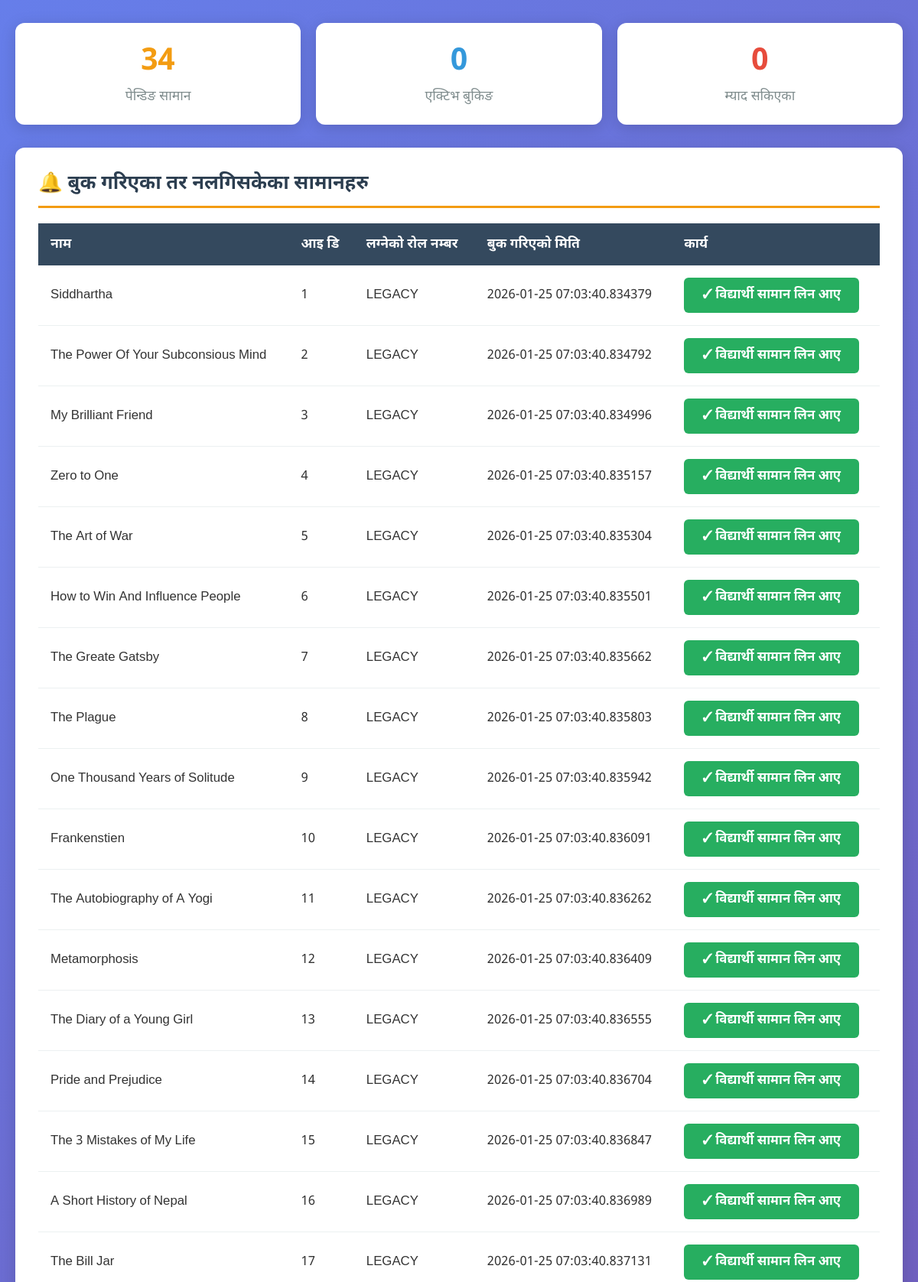
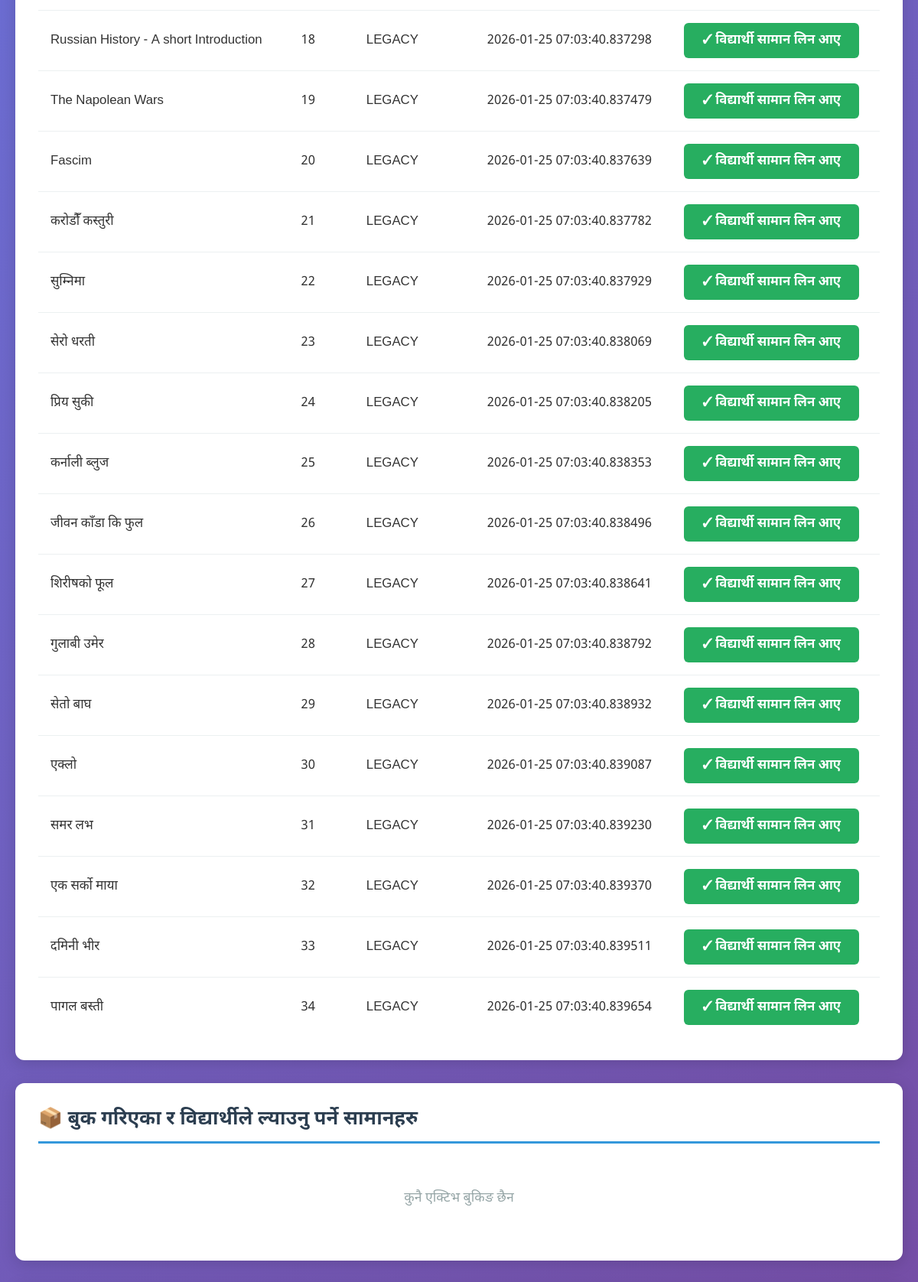
/library/arena (signed in, upper part), run on the app's committed database (2 pictures, top to bottom).
### models.py (models this page shows)
class Item(Base):
    __tablename__ = "items"
    id = Column(Integer, primary_key=True)
    name = Column(String, nullable=False)
    description = Column(String)
    image_path = Column(String, nullable=True)
    available = Column(Boolean, default=True)
    hold_time = Column(Integer, default=3)  # Max-days before return must be done
    occupy_time = Column(Integer, default=15) # Max-days after booking item must be taken
    catagory = Column(Integer,default = 0)
    bookings = relationship("Booking", back_populates="item")

class Booking(Base):
    __tablename__ = "bookings"
    id = Column(Integer, primary_key=True)
    user_email = Column(String, nullable=False)
    booked_date = Column(DateTime, default=datetime.now())
    occupied_date = Column(DateTime, nullable=True)
    on_hold_state = Column(Boolean, default=True)
    on_occupied_state = Column(Boolean, default=False)
    is_expired = Column(Boolean, default=False)
    is_history = Column(Boolean, default = False) # means is part of history, currently not booked, part of history
    item_id = Column(Integer, ForeignKey("items.id"))
    item = relationship("Item", back_populates="bookings")

### app.py (the view, shortened to what this page needs)
@app.route("/library/arena")
def admin_dashboard():
    if not session.get("logged_in"):
        flash("You are not authenticated")
        return redirect("/library/campusend")
    db = get_db()
    now = datetime.utcnow()
    for item in get_items_on_hold(db):
        booking = item.bookings[-1]
        if (now - booking.booked_date).days > item.hold_time:
            booking.is_expired = True
            booking.on_hold_state = False
            item.available = True
    for item in get_items_on_occupy(db):
        booking = item.bookings[-1]
        if booking.occupied_date and (
            (now - booking.occupied_date).days > item.occupy_time
        ):
            booking.is_expired = True
    db.commit()
    hold_items = []
    for item in get_items_on_hold(db):
        b = item.bookings[-1]
        hold_items.append([
            item.name,
            item.image_path,
            b.user_email[:9].upper(),
            b.booked_date,
            item.id
        ])
    return_items = []
    expired_items = []
    db.close()
    return render_template(
        "dashboard.html",
        items=hold_items,
        returns=return_items,
        expired=expired_items
    )

### app.py (called while the page is built)
def get_db():
    return SessionLocal()

### models.py (called while the page is built)
def get_items_on_hold(db):
    return db.query(Item).join(Booking).filter(
        Booking.on_hold_state == True,
        Booking.is_expired == False
    ).all()

def get_items_on_occupy(db):
    return db.query(Item).join(Booking).filter(
        Booking.on_occupied_state == True,
        Booking.is_expired == False
    ).all()

### templates/dashboard.html (shortened to what this page needs)
<!DOCTYPE html>
<html lang="ne">
<head>
</head>
<body>
    <div class="container">
        <div class="stats-grid">
            <div class="stat-card stat-pending">
                <div class="stat-number">{{ items|length if items else 0 }}</div>
                <div class="stat-label">पेन्डिङ सामान</div>
            </div>
            <div class="stat-card stat-active">
                <div class="stat-number">{{ returns|length if returns else 0 }}</div>
                <div class="stat-label">एक्टिभ बुकिङ</div>
            </div>
            <div class="stat-card stat-expired">
                <div class="stat-number">{{ expired|length if expired else 0 }}</div>
                <div class="stat-label">म्याद सकिएका</div>
            </div>
        </div>
        <div class="section section-pending">
            <h2 class="section-title">🔔 बुक गरिएका तर नलगिसकेका सामानहरु</h2>
            <div class="table-wrapper">
                {% if items and items|length > 0 %}
                <table>
                    <thead>
                        <tr>
                            <th>नाम</th>
                            <th>आइ डि</th>
                            <th>लग्नेको रोल नम्बर</th>
                            <th>बुक गरिएको मिति</th>
                            <th>कार्य</th>
                        </tr>
                    </thead>
                    <tbody>
                        {% for item in items %}
                        <tr>
                            <td data-label="नाम">{{ item[0] }}</td>
                            <td data-label="आइ डि">{{ item[4] }}</td>
                            <td data-label="रोल नम्बर">{{ item[2] }}</td>
                            <td data-label="बुक मिति">{{ item[3] }}</td>
                            <td data-label="कार्य">
                                <button onclick="pass_ownership({{ item[4] }})" class="btn btn-pickup">
                                    ✓ विद्यार्थी सामान लिन आए
                                </button>
                            </td>
                        </tr>
                        {% endfor %}
                    </tbody>
                </table>
                {% else %}
                <div class="empty-state">कुनै पेन्डिङ सामान छैन</div>
                {% endif %}
            </div>
        </div>
        <div class="section section-active">
            <h2 class="section-title">📦 बुक गरिएका र विद्यार्थीले ल्याउनु पर्ने सामानहरु</h2>
            <div class="table-wrapper">
                {% if returns and returns|length > 0 %}
                <table>
                    <thead>
                        <tr>
                            <th>नाम</th>
                            <th>आइ डि</th>
                            <th>लानेको रोल नं</th>
                            <th>समय बाँकी</th>
                            <th>कार्य</th>
                        </tr>
                    </thead>
                    <tbody>
                        {% for item in returns %}
                        <tr>
                            <td data-label="नाम">{{ item[0] }}</td>
                            <td data-label="आइ डि">{{ item[4] }}</td>
                            <td data-label="रोल नं">{{ item[2] }}</td>
                            <td data-label="समय बाँकी">
                                <span class="status-badge status-info">{{ item[3] }}</span>
                            </td>
                            <td data-label="कार्य">
                                <button onclick="return_ownership({{ item[4] }})" class="btn btn-return">
                                    ← विद्यार्थी सामान पुर्याउन आए
                                </button>
                            </td>
                        </tr>
                        {% endfor %}
                    </tbody>
                </table>
                {% else %}
                <div class="empty-state">कुनै एक्टिभ बुकिङ छैन</div>
                {% endif %}
            </div>
        </div>
    </div>
</body>
</html>

### templates/dashboard.html (style rules this page uses)
* { margin: 0; padding: 0; box-sizing: border-box; }
body { font-family: 'Noto Sans Devanagari', 'Mukta', 'Kalimati', sans-serif; background: linear-gradient(135deg, #667eea 0%, #764ba2 100%); min-height: 100vh; padding: 30px 20px; color: #333; }
.container { max-width: 1400px; margin: 0 auto; }
.section { background: white; padding: 30px; border-radius: 12px; margin-bottom: 30px; box-shadow: 0 4px 20px rgba(0,0,0,0.15); }
.section-title { font-size: 1.6rem; color: #2c3e50; margin-bottom: 20px; padding-bottom: 12px; border-bottom: 3px solid #667eea; font-weight: 700; }
.section-pending .section-title { border-bottom-color: #f39c12; }
.section-active .section-title { border-bottom-color: #3498db; }
.table-wrapper { overflow-x: auto; }
table { width: 100%; border-collapse: collapse; font-size: 1.05rem; }
thead th { background: #34495e; color: white; padding: 16px; text-align: left; font-weight: 600; font-size: 1.1rem; white-space: nowrap; }
tbody td { padding: 16px; border-bottom: 1px solid #ecf0f1; font-size: 1.05rem; }
tbody tr { transition: background 0.2s; }
tbody tr:last-child td { border-bottom: none; }
.empty-state { text-align: center; padding: 40px; color: #95a5a6; font-size: 1.1rem; }
.btn { padding: 12px 24px; border: none; border-radius: 6px; font-size: 1.05rem; font-weight: 600; cursor: pointer; transition: all 0.2s; font-family: inherit; white-space: nowrap; }
.btn-pickup { background: #27ae60; color: white; }
.stats-grid { display: grid; grid-template-columns: repeat(auto-fit, minmax(250px, 1fr)); gap: 20px; margin-bottom: 30px; }
.stat-card { background: white; padding: 25px; border-radius: 12px; box-shadow: 0 4px 20px rgba(0,0,0,0.15); text-align: center; }
.stat-number { font-size: 2.5rem; font-weight: 700; margin-bottom: 8px; }
.stat-label { color: #7f8c8d; font-size: 1.1rem; }
.stat-pending .stat-number { color: #f39c12; }
.stat-active .stat-number { color: #3498db; }
.stat-expired .stat-number { color: #e74c3c; }

### data on the page
Item: name "Siddhartha", item "1", item "LEGACY", booked_date "2026-01-25 07:03:40.834379"
Item: name "The Power Of Your Subconsious Mind", item "2", item "LEGACY", booked_date "2026-01-25 07:03:40.834792"
Item: name "My Brilliant Friend", id "3", item "LEGACY", booked_date "2026-01-25 07:03:40.834996"
Item: name "Zero to One", id "4", item "LEGACY", booked_date "2026-01-25 07:03:40.835157"
Item: name "The Art of War", id "5", item "LEGACY", booked_date "2026-01-25 07:03:40.835304"
Item: name "How to Win And Influence People", id "6", item "LEGACY", booked_date "2026-01-25 07:03:40.835501"
Item: name "The Greate Gatsby", id "7", item "LEGACY", booked_date "2026-01-25 07:03:40.835662"
Item: name "The Plague", id "8", item "LEGACY", booked_date "2026-01-25 07:03:40.835803"
Item: name "One Thousand Years of Solitude", id "9", item "LEGACY", booked_date "2026-01-25 07:03:40.835942"
Item: name "Frankenstien", id "10", item "LEGACY", booked_date "2026-01-25 07:03:40.836091"
Item: name "The Autobiography of A Yogi", id "11", item "LEGACY", booked_date "2026-01-25 07:03:40.836262"
Item: name "Metamorphosis", id "12", item "LEGACY", booked_date "2026-01-25 07:03:40.836409"
Item: name "The Diary of a Young Girl", id "13", item "LEGACY", booked_date "2026-01-25 07:03:40.836555"
Item: name "Pride and Prejudice", id "14", item "LEGACY", booked_date "2026-01-25 07:03:40.836704"
Item: name "The 3 Mistakes of My Life", item "15", item "LEGACY", booked_date "2026-01-25 07:03:40.836847"
Item: name "A Short History of Nepal", id "16", item "LEGACY", booked_date "2026-01-25 07:03:40.836989"
Item: name "The Bill Jar", id "17", item "LEGACY", booked_date "2026-01-25 07:03:40.837131"
Item: name "Russian History - A short Introduction", id "18", item "LEGACY", booked_date "2026-01-25 07:03:40.837298"
Item: name "The Napolean Wars", id "19", item "LEGACY", booked_date "2026-01-25 07:03:40.837479"
Item: name "Fascim", id "20", item "LEGACY", booked_date "2026-01-25 07:03:40.837639"
Item: name "करोडौँ कस्तुरी", id "21", item "LEGACY", booked_date "2026-01-25 07:03:40.837782"
Item: name "सुम्निमा", id "22", item "LEGACY", booked_date "2026-01-25 07:03:40.837929"
Item: name "सेरो धरती", id "23", item "LEGACY", booked_date "2026-01-25 07:03:40.838069"
Item: name "प्रिय सुकी", id "24", item "LEGACY", booked_date "2026-01-25 07:03:40.838205"
Item: name "कर्नाली ब्लुज", id "25", item "LEGACY", booked_date "2026-01-25 07:03:40.838353"
Item: name "जीवन काँडा कि फुल", id "26", item "LEGACY", booked_date "2026-01-25 07:03:40.838496"
Item: name "शिरीषको फूल", id "27", item "LEGACY", booked_date "2026-01-25 07:03:40.838641"
Item: name "गुलाबी उमेर", id "28", item "LEGACY", booked_date "2026-01-25 07:03:40.838792"
Item: name "सेतो बाघ", id "29", item "LEGACY", booked_date "2026-01-25 07:03:40.838932"
Item: name "एक्लो", id "30", item "LEGACY", booked_date "2026-01-25 07:03:40.839087"
Item: name "समर लभ", id "31", item "LEGACY", booked_date "2026-01-25 07:03:40.839230"
Item: name "एक सर्को माया", id "32", item "LEGACY", booked_date "2026-01-25 07:03:40.839370"
Item: name "दमिनी भीर", id "33", item "LEGACY", booked_date "2026-01-25 07:03:40.839511"
Item: name "पागल बस्ती", id "34", item "LEGACY", booked_date "2026-01-25 07:03:40.839654"

### other printed values
{{ items|length if items else 0 }} "34"
{{ returns|length if returns else 0 }} "0"
{{ expired|length if expired else 0 }} "0"
